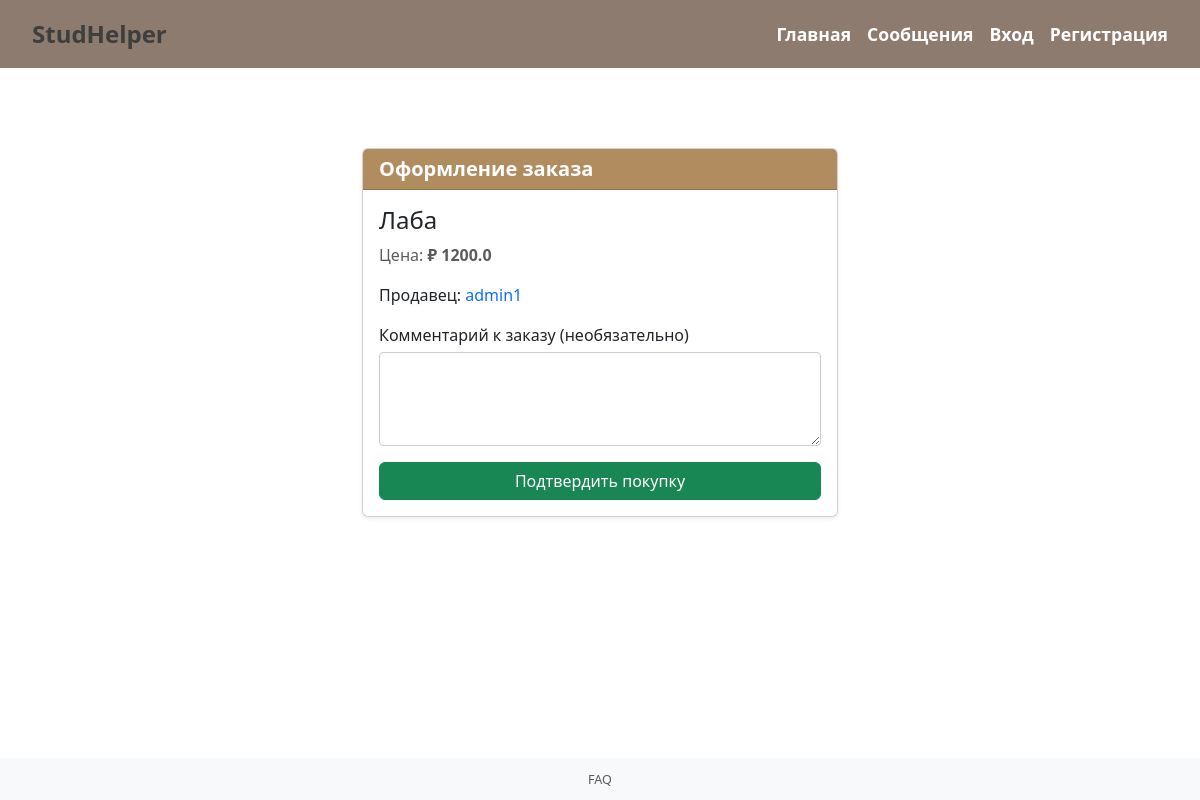
The app's page /checkout/1, older data.
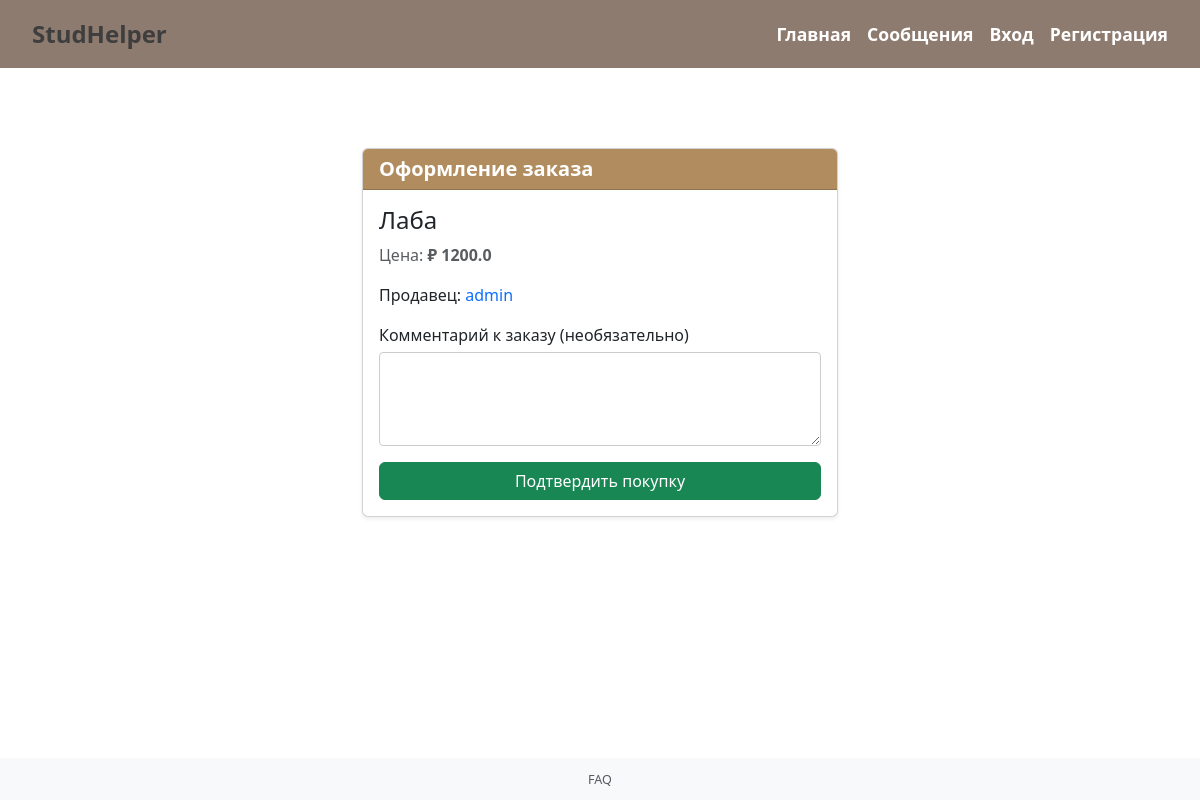
The same page, newer data.
### app.py (models this page shows)
class User(db.Model, UserMixin):
    id = db.Column(db.Integer, primary_key=True)
    username = db.Column(db.String(150), unique=True, nullable=False)
    password = db.Column(db.String(150), nullable=False)
    offers = db.relationship('Offer', backref='seller', lazy=True)  # связь с предложениями

### app.py (the view)
@app.route('/checkout/<int:offer_id>', methods=['GET', 'POST'])
def checkout(offer_id):
    offer = Offer.query.get_or_404(offer_id)
    if request.method == 'POST':
        flash('Покупка успешно оформлена!', 'success')
        return redirect(url_for('home'))  # или на страницу профиля
    return render_template('checkout.html', offer=offer)

### templates/checkout.html
{% extends 'base.html' %}
{% block content %}
<div class="container mt-5">
    {% if offer %}
    <div class="row justify-content-center">
        <div class="col-md-8 col-lg-6">
            <div class="card shadow-sm">
                <div class="card-header bg-primary text-white">
                    <h5 class="mb-0">Оформление заказа</h5>
                </div>
                <div class="card-body">
                    <h4>{{ offer.title }}</h4>
                    <p class="text-muted">Цена: <strong>₽ {{ offer.price }}</strong></p>
                    {% if offer.seller %}
                    <p>Продавец:
                        <a href="{{ url_for('profile', user_id=offer.seller.id) }}" class="text-decoration-none">
                            {{ offer.seller.username }}
                        </a>
                    </p>
                    {% endif %}
                    <form action="{{ url_for('checkout', offer_id=offer.id) }}" method="post">
                        <div class="mb-3">
                            <label for="notes" class="form-label">Комментарий к заказу (необязательно)</label>
                            <textarea class="form-control" id="notes" name="notes" rows="3"></textarea>
                        </div>
                        <button type="submit" class="btn btn-success w-100">Подтвердить покупку</button>
                    </form>
                </div>
            </div>
        </div>
    </div>
    {% else %}
    <p>Предложение не найдено.</p>
    {% endif %}
</div>
{% endblock %}

Row changes from the older to the newer data that the page shows:
changed User: seller.username "admin1" → "admin"
